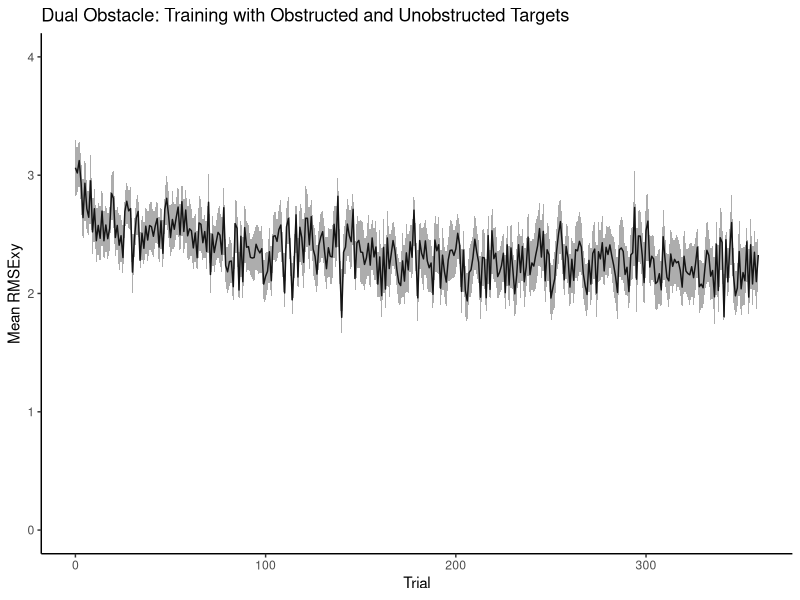
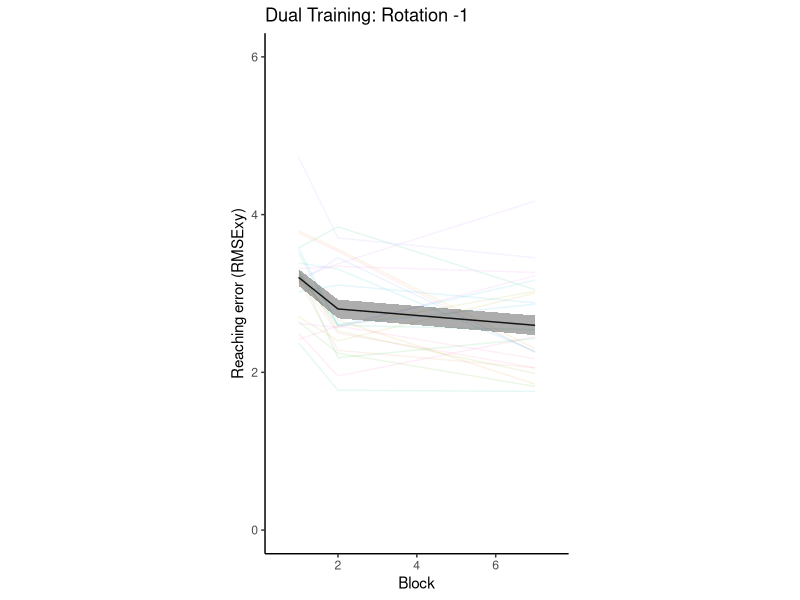
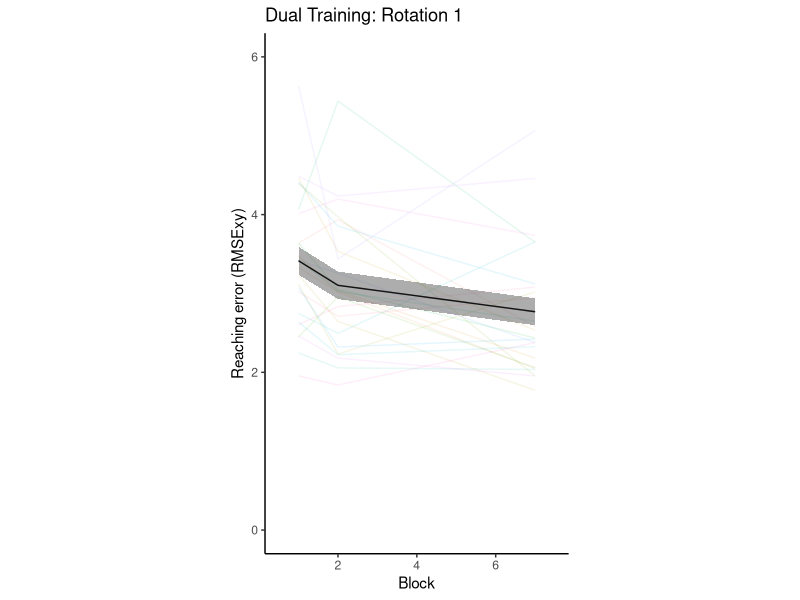
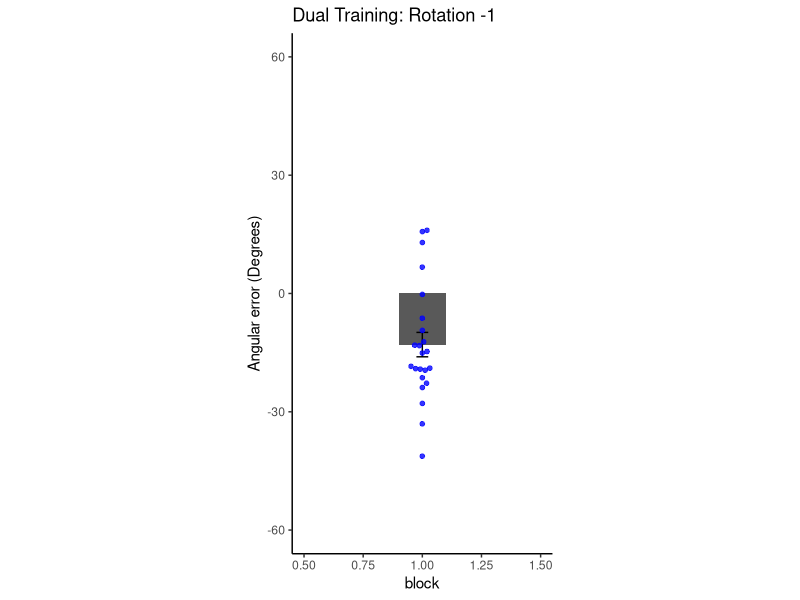
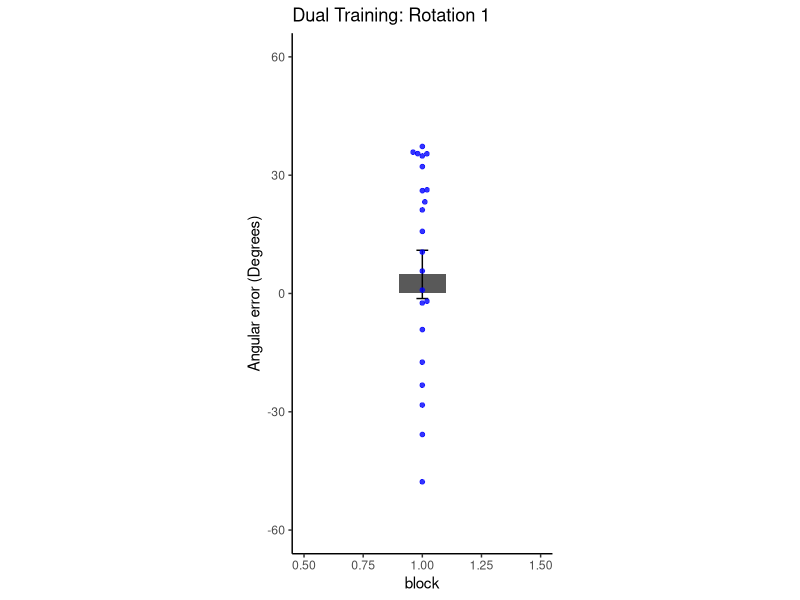

Generate these figures, in order, with R:
################################
################################
################################

# DUAL OBSTACLE ANALYSIS

library(ggplot2)
library(dplyr)
library(tidyr)
library(ggbeeswarm)

################################
################################
################################

obsdual <- read.csv('data/DualObs_Data0305_DUALONLY.csv', header = TRUE)
obsdual <- tbl_df(obsdual)

################################
################################
################################

# ALL TRAINING DATA - VISUOMOTOR ADAPTATION - ROTATIONS COLLAPSED

obs_dual_train <- obsdual %>%
  filter(condition == 'train_dual') # looking only at training

taskmeans <- obs_dual_train %>%
  group_by(subject) %>%
  group_by(trial) %>% 
  summarise(Mean_RMSExy = mean(RMSExy, na.rm = TRUE),
            SD_RMSExy = sd(RMSExy, na.rm = TRUE), 
            SEM_RMSExy = SD_RMSExy/sqrt(length(unique(subject))))

ggplot(data = taskmeans, aes(x = trial, y = Mean_RMSExy)) +
  geom_line() + 
  geom_ribbon(aes(ymin = Mean_RMSExy - SEM_RMSExy, ymax = Mean_RMSExy + SEM_RMSExy),
              alpha = 0.4) +
  theme(panel.grid.major = element_blank(),
        panel.grid.minor = element_blank(),
        panel.background = element_blank(),
        axis.line = element_line(colour = "black")) +
  ylim(0, 4) +
  ylab("Mean RMSExy") +
  xlab("Trial") +
  ggtitle('Dual Obstacle: Training with Obstructed and Unobstructed Targets')

## stats

block1 <- obs_dual_train %>%
  group_by(subject) %>% 
  filter(trial %in% min(trial)) %>%
  summarise(RMSE = mean(RMSExy, na.rm = TRUE), block = 1)

blocklast <- obs_dual_train %>%
  group_by(subject) %>%
  filter(trial %in% c(max(trial)-4, max(trial)-3, max(trial)-2, max(trial)-1, max(trial))) %>% 
  summarise(RMSE = mean(RMSExy, na.rm = TRUE), block = 2)

t.test(block1$RMSE, blocklast$RMSE, alternative = "greater", paired = TRUE)

################################
################################
################################

# FROM HERE ON, ONLY ANALYSE UNOBSTRUCTED TARGET SETS!!!
# ANALYZE LEARNING FOR EACH OBSTACLE AND ONLY "FREE" TARGET SET

## CW trials - leftward obstacle - analyze only 90, 75, and 60 degree targets
obs_dual_train_CW <- obs_dual_train %>%
  filter(rotationval == -1) %>%
  filter(targetang %in% c(90, 75, 60)) %>%
  group_by(subject) %>%
  mutate(trialct = 1:n()) %>%
  ungroup()

# trial-by-trial (mean per trial)
obs_dual_train_CW.summary <- obs_dual_train_CW %>%
  group_by(trialct) %>%
  summarise(Mean_RMSExy = mean(RMSExy, na.rm = TRUE), 
            SD_RMSExy = sd(RMSExy, na.rm = TRUE), 
            SEM_RMSExy = SD_RMSExy/sqrt(length(unique(subject))))

## CCW trials - rightward obstacle - analyze only 120, 105, and 90 degree targets
obs_dual_train_CCW <- obs_dual_train %>% filter(rotationval == 1) %>%
  filter(targetang %in% c(120, 105, 90)) %>%
  group_by(subject) %>%
  mutate(trialct = 1:n()) %>%
  ungroup()

# trial-by-trial (mean per trial)
obs_dual_train_CCW.summary <- obs_dual_train_CCW %>%
  group_by(trialct) %>%
  summarise(Mean_RMSExy = mean(RMSExy, na.rm = TRUE), 
            SD_RMSExy = sd(RMSExy, na.rm = TRUE), 
            SEM_RMSExy = SD_RMSExy/sqrt(length(unique(subject))))

unobs_df <- rbind(obs_dual_train_CCW, obs_dual_train_CW) # only unobstructed targets per rotation/obstacle

for (rot in sort(unique(unobs_df$rotationval))){
  
  ppdf1 <- unobs_df %>%
    filter(rotationval == rot) %>%
    group_by(subject) %>%
    filter(trialct %in% c(1,2,3)) %>%
    mutate(block = 1, blockmean = mean(RMSExy, na.rm = TRUE)) %>%
    select(subject, block, blockmean) %>%
    distinct(subject, .keep_all = TRUE)
  
  ppdf2 <- unobs_df %>%
    filter(rotationval == rot) %>%
    group_by(subject) %>%
    filter(trialct %in% c(4,5,6)) %>%
    mutate(block = 2, blockmean = mean(RMSExy, na.rm = TRUE)) %>%
    select(subject, block, blockmean) %>%
    distinct(subject, .keep_all = TRUE)
  
  ppdf3 <- unobs_df %>%
    filter(rotationval == rot) %>%
    group_by(subject) %>%
    filter(trialct %in% c(max(trialct)-2, max(trialct)-1, max(trialct))) %>%
    mutate(block = 7, blockmean = mean(RMSExy, na.rm = TRUE)) %>%
    select(subject, block, blockmean) %>%
    distinct(subject, .keep_all = TRUE)
  
  ppdf <- rbind(ppdf1, ppdf2, ppdf3)
  
  ppdf.summary <- ppdf %>%
    group_by(block) %>%
    summarise(group_mean = mean(blockmean, na.rm = TRUE),
              group_sd = sd(blockmean, na.rm = TRUE),
              group_sem = group_sd/sqrt(length(unique(subject))))
  
  plot_title <- sprintf('Dual Training: Rotation %s', rot)
  
  block_train <- ggplot(data = ppdf,
                        aes(x = block, y = blockmean)) +
    geom_line(aes(x=block, y=blockmean, colour=as.factor(subject)), alpha = 0.1) +
    # geom_beeswarm(alpha = 0.8,
    #               dodge.width = 2,
    #               cex = 3,
    #               stroke = 0.3,
    #               aes(color=block)) +  
    geom_line(data = ppdf.summary, 
              aes(x = block, y = group_mean)) +
    geom_ribbon(data = ppdf.summary, 
                aes(x = block, ymin = group_mean - group_sem, ymax = group_mean + group_sem),
                alpha=0.4,
                inherit.aes = FALSE) +
    ylim(0,6) +
    xlim(0.5,7.5) +
    coord_fixed(ratio = 2) +
    theme(panel.grid.major = element_blank(), panel.grid.minor = element_blank(),
          panel.background = element_blank(), axis.line = element_line(colour = "black"),
          legend.title = element_blank(), legend.position = "none") +
    ylab("Reaching error (RMSExy)") +
    xlab("Block") +
    ggtitle(plot_title) 
  
  print(block_train)
  t.test(ppdf1$blockmean, ppdf3$blockmean, paired = TRUE)
  
}

# # plot of trial-by-trial learning curves - per rotation
# ggplot(data = obs_dual_train_CW.summary,
#        aes(x = trialct, y = Mean_RMSExy)) +
#   geom_line(color = 'salmon1') + 
#   geom_ribbon(aes(ymin = Mean_RMSExy-SEM_RMSExy, ymax = Mean_RMSExy+SEM_RMSExy),
#               alpha = 0.4) +
#   geom_line(data= obs_dual_train_CCW.summary, aes(x = trialct, y = Mean_RMSExy),
#             position = "jitter",
#             color = 'chartreuse1') + 
#   geom_ribbon(data = obs_dual_train_CCW.summary,
#               aes(ymin = Mean_RMSExy - SEM_RMSExy, ymax = Mean_RMSExy + SEM_RMSExy),
#               alpha = 0.4) +
#   theme(panel.grid.major = element_blank(), 
#         panel.grid.minor = element_blank(),
#         panel.background = element_blank(),
#         axis.line = element_line(colour = "black")) +
#   ylab("Mean RMSExy") +
#   xlab("Trial") +
#   ggtitle('Dual Obstacle: Training with Unobstructed Targets') +
#   ylim(0, 3.5) 

################################
################################
################################

# ANALYZE REACH AFTEREFFECTS - again, only unobstructed target sets

## LEFT obstacle - analyze only 90, 75, and 60 degree targets
obs_dual_NC_CW <- obsdual %>%
  filter(condition %in% c("nocur_1", "nocur_2")) %>%
  filter(rotationval == -1) %>%
  filter(targetang %in% c(90, 75, 60)) %>%
  group_by(subject) %>%
  mutate(trialct = 1:n(), angmaxvel_n = angmaxvel*1) %>%
  ungroup()

## RIGHT obstacle - analyze only 120, 105, and 90 degree targets
obs_dual_NC_CCW <- obsdual %>%
  filter(condition %in% c("nocur_1", "nocur_2")) %>%
  filter(rotationval == 1) %>%
  filter(targetang %in% c(120, 105, 90)) %>%
  group_by(subject) %>%
  mutate(trialct = 1:n(), angmaxvel_n = angmaxvel*-1) %>%
  ungroup()

unobs_NC_df <- rbind(obs_dual_NC_CW, obs_dual_NC_CCW)

# AE analysis but with normalized errors
unobs_NC1_collapsed <- unobs_NC_df %>%
  filter(condition == "nocur_1") %>%
  group_by(subject) %>%
  filter(trial %in% c(max(trial) - 4, max(trial) - 3, max(trial) - 2, max(trial) -1 , max(trial))) %>%
  summarise(pv_nc1 = mean(angmaxvel_n, na.rm=TRUE))
  
unobs_NC2_collapsed <- unobs_NC_df %>%
  filter(condition == "nocur_2") %>%
  group_by(subject) %>%
  filter(trial == min(trial)) %>%
  summarise(pv_nc2 = mean(angmaxvel_n, na.rm=TRUE))

t.test(unobs_NC2_collapsed$pv_nc2 - unobs_NC1_collapsed$pv_nc1, mu = 0, alternative = "greater")
# t = -1.1783, df = 23, p-value = 0.8746

for (rot in sort(unique(unobs_NC_df$rotationval))){
  
  print(rot)
  #last block of baseline no-cursors
  nocur1 <- unobs_NC_df %>%
    filter(rotationval == rot) %>%
    filter(condition == "nocur_1") %>%
    group_by(subject) %>%
    filter(trial %in% c(max(trial)-7, max(trial)-6, max(trial)-5, max(trial)-4, max(trial)-3, max(trial)-2, max(trial)-1, max(trial))) %>%
    summarise(pv = mean(angmaxvel, na.rm=TRUE)) %>%
    mutate(task = 'nocur1', block = 1)
  # boxplot(nocur1$pv)
  
  #first trial of no-cursor after dual training
  nocur2 <- unobs_NC_df %>%
    filter(rotationval == rot) %>%
    filter(condition == "nocur_2") %>%
    group_by(subject) %>%
    filter(trial %in% min(trial)) %>% 
    summarise(pv = mean(angmaxvel, na.rm=TRUE)) %>%
    mutate(task = 'nocur2', block = 2)
  # boxplot(nocur2$pv)
  
  nocurdf <- rbind(nocur1, nocur2)
  nocurdf$task <- factor(nocurdf$task)
  nocurdf$subject <- factor(nocurdf$subject)

  if (rot == 1){
    
    print(rot)
    nocur1 <- nocur1 %>%
      filter(subject != 'dk0514') # NOTE: dk0514 does not have enough trials for the rot = 1 target set
    nocur1$AE <- nocur2$pv - nocur1$pv # for t stats
    t.test(nocur1$AE, mu = 0, alternative = "greater")
    
    } else {
    
      nocur1 <- nocur1 %>%
        filter(subject != 'ss0516') # NOTE: ss0516 does not have enough trials for the rot = 1 target set
      nocur1$AE <- nocur2$pv - nocur1$pv # for t stats
      t.test(nocur1$AE, mu = 0, alternative = "less")
  }
  
  # plot AE for each rotation
  plot_title <- sprintf('Dual Training: Rotation %s', rot)
  
  AE.summary <- nocur1 %>% 
    summarise(Mean_pv = mean(AE, na.rm = TRUE), 
              SD_pv = sd(AE, na.rm = TRUE), 
              SEM_pv = SD_pv/sqrt(length(unique(subject)))) %>%
    mutate(block = 1)
    
  AE_bars <- ggplot(data = AE.summary,
                   aes(x = block, y = Mean_pv)) +
    geom_bar(stat = "identity", position = "dodge", width = 0.2) +
    geom_errorbar(data = AE.summary, mapping = aes(x = block, y = Mean_pv, 
                                             ymin = Mean_pv - SEM_pv, ymax = Mean_pv + SEM_pv),
                  width = 0.05, size = 0.5, color = "black",
                  position = position_dodge(width = 0.9)) +
    geom_beeswarm(data = nocur1, aes(x = block, y = AE),
                  alpha = 0.8,
                   cex = 2,
                  stroke = 0.3,
                  color = 'blue') +
    theme(panel.grid.major = element_blank(),
          panel.grid.minor = element_blank(),
          panel.background = element_blank(), 
          axis.line = element_line(colour = "black"),
          legend.title = element_blank(),
          legend.position = "none") +
    coord_fixed(ratio = 1/60) +
    xlim(0.5, 1.5) +
    ylim(-60, 60) +
    ylab("Angular error (Degrees)") +
    ggtitle(plot_title) 
  
  print(AE_bars)
}
